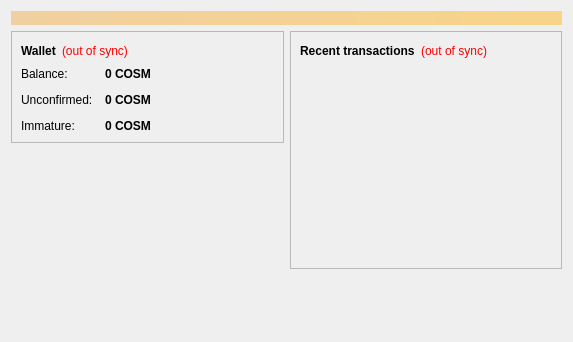
<?xml version="1.0" encoding="UTF-8"?>
<ui version="4.0">
 <class>OverviewPage</class>
 <widget class="QWidget" name="OverviewPage">
  <property name="geometry">
   <rect>
    <x>0</x>
    <y>0</y>
    <width>573</width>
    <height>342</height>
   </rect>
  </property>
  <property name="windowTitle">
   <string>Form</string>
  </property>
  <layout class="QVBoxLayout" name="topLayout">
   <item>
    <widget class="QLabel" name="labelAlerts">
     <property name="visible">
      <bool>false</bool>
     </property>
     <property name="styleSheet">
      <string notr="true">background-color: qlineargradient(x1: 0, y1: 0, x2: 1, y2: 0, stop:0 #F0D0A0, stop:1 #F8D488); color:#000000;</string>
     </property>
     <property name="wordWrap">
      <bool>true</bool>
     </property>
     <property name="margin">
      <number>3</number>
     </property>
    </widget>
   </item>
   <item>
    <layout class="QHBoxLayout" name="horizontalLayout" stretch="1,1">
     <item>
      <layout class="QVBoxLayout" name="verticalLayout_2">
       <item>
        <widget class="QFrame" name="frame">
         <property name="frameShape">
          <enum>QFrame::StyledPanel</enum>
         </property>
         <property name="frameShadow">
          <enum>QFrame::Raised</enum>
         </property>
         <layout class="QVBoxLayout" name="verticalLayout_4">
          <item>
           <layout class="QHBoxLayout" name="horizontalLayout_4">
            <item>
             <widget class="QLabel" name="label_5">
              <property name="font">
               <font>
                <weight>75</weight>
                <bold>true</bold>
               </font>
              </property>
              <property name="text">
               <string>Wallet</string>
              </property>
             </widget>
            </item>
            <item>
             <widget class="QLabel" name="labelWalletStatus">
              <property name="toolTip">
               <string>The displayed information may be out of date. Your wallet automatically synchronizes with the Cosmcoin network after a connection is established, but this process has not completed yet.</string>
              </property>
              <property name="styleSheet">
               <string notr="true">QLabel { color: red; }</string>
              </property>
              <property name="text">
               <string notr="true">(out of sync)</string>
              </property>
              <property name="alignment">
               <set>Qt::AlignLeading|Qt::AlignLeft|Qt::AlignVCenter</set>
              </property>
             </widget>
            </item>
            <item>
             <spacer name="horizontalSpacer_2">
              <property name="orientation">
               <enum>Qt::Horizontal</enum>
              </property>
              <property name="sizeHint" stdset="0">
               <size>
                <width>40</width>
                <height>20</height>
               </size>
              </property>
             </spacer>
            </item>
           </layout>
          </item>
          <item>
           <layout class="QFormLayout" name="formLayout_2">
            <property name="fieldGrowthPolicy">
             <enum>QFormLayout::AllNonFixedFieldsGrow</enum>
            </property>
            <property name="horizontalSpacing">
             <number>12</number>
            </property>
            <property name="verticalSpacing">
             <number>12</number>
            </property>
            <item row="0" column="0">
             <widget class="QLabel" name="label">
              <property name="text">
               <string>Balance:</string>
              </property>
             </widget>
            </item>
            <item row="0" column="1">
             <widget class="QLabel" name="labelBalance">
              <property name="font">
               <font>
                <weight>75</weight>
                <bold>true</bold>
               </font>
              </property>
              <property name="cursor">
               <cursorShape>IBeamCursor</cursorShape>
              </property>
              <property name="toolTip">
               <string>Your current balance</string>
              </property>
              <property name="text">
               <string notr="true">0 COSM</string>
              </property>
              <property name="textInteractionFlags">
               <set>Qt::LinksAccessibleByMouse|Qt::TextSelectableByKeyboard|Qt::TextSelectableByMouse</set>
              </property>
             </widget>
            </item>
            <item row="1" column="0">
             <widget class="QLabel" name="label_3">
              <property name="text">
               <string>Unconfirmed:</string>
              </property>
             </widget>
            </item>
            <item row="1" column="1">
             <widget class="QLabel" name="labelUnconfirmed">
              <property name="font">
               <font>
                <weight>75</weight>
                <bold>true</bold>
               </font>
              </property>
              <property name="cursor">
               <cursorShape>IBeamCursor</cursorShape>
              </property>
              <property name="toolTip">
               <string>Total of transactions that have yet to be confirmed, and do not yet count toward the current balance</string>
              </property>
              <property name="text">
               <string notr="true">0 COSM</string>
              </property>
              <property name="textInteractionFlags">
               <set>Qt::LinksAccessibleByMouse|Qt::TextSelectableByKeyboard|Qt::TextSelectableByMouse</set>
              </property>
             </widget>
            </item>
            <item row="2" column="0">
             <widget class="QLabel" name="labelImmatureText">
              <property name="text">
               <string>Immature:</string>
              </property>
             </widget>
            </item>
            <item row="2" column="1">
             <widget class="QLabel" name="labelImmature">
              <property name="font">
               <font>
                <weight>75</weight>
                <bold>true</bold>
               </font>
              </property>
              <property name="toolTip">
               <string>Mined balance that has not yet matured</string>
              </property>
              <property name="text">
               <string notr="true">0 COSM</string>
              </property>
              <property name="textInteractionFlags">
               <set>Qt::LinksAccessibleByMouse|Qt::TextSelectableByKeyboard|Qt::TextSelectableByMouse</set>
              </property>
             </widget>
            </item>
           </layout>
          </item>
         </layout>
        </widget>
       </item>
       <item>
        <spacer name="verticalSpacer">
         <property name="orientation">
          <enum>Qt::Vertical</enum>
         </property>
         <property name="sizeHint" stdset="0">
          <size>
           <width>20</width>
           <height>40</height>
          </size>
         </property>
        </spacer>
       </item>
      </layout>
     </item>
     <item>
      <layout class="QVBoxLayout" name="verticalLayout_3">
       <item>
        <widget class="QFrame" name="frame_2">
         <property name="frameShape">
          <enum>QFrame::StyledPanel</enum>
         </property>
         <property name="frameShadow">
          <enum>QFrame::Raised</enum>
         </property>
         <layout class="QVBoxLayout" name="verticalLayout">
          <item>
           <layout class="QHBoxLayout" name="horizontalLayout_2">
            <item>
             <widget class="QLabel" name="label_4">
              <property name="text">
               <string>&lt;b&gt;Recent transactions&lt;/b&gt;</string>
              </property>
             </widget>
            </item>
            <item>
             <widget class="QLabel" name="labelTransactionsStatus">
              <property name="toolTip">
               <string>The displayed information may be out of date. Your wallet automatically synchronizes with the Cosmcoin network after a connection is established, but this process has not completed yet.</string>
              </property>
              <property name="styleSheet">
               <string notr="true">QLabel { color: red; }</string>
              </property>
              <property name="text">
               <string notr="true">(out of sync)</string>
              </property>
              <property name="alignment">
               <set>Qt::AlignRight|Qt::AlignTrailing|Qt::AlignVCenter</set>
              </property>
             </widget>
            </item>
            <item>
             <spacer name="horizontalSpacer">
              <property name="orientation">
               <enum>Qt::Horizontal</enum>
              </property>
              <property name="sizeHint" stdset="0">
               <size>
                <width>40</width>
                <height>20</height>
               </size>
              </property>
             </spacer>
            </item>
           </layout>
          </item>
          <item>
           <widget class="QListView" name="listTransactions">
            <property name="styleSheet">
             <string notr="true">QListView { background: transparent; }</string>
            </property>
            <property name="frameShape">
             <enum>QFrame::NoFrame</enum>
            </property>
            <property name="verticalScrollBarPolicy">
             <enum>Qt::ScrollBarAlwaysOff</enum>
            </property>
            <property name="horizontalScrollBarPolicy">
             <enum>Qt::ScrollBarAlwaysOff</enum>
            </property>
            <property name="selectionMode">
             <enum>QAbstractItemView::NoSelection</enum>
            </property>
           </widget>
          </item>
         </layout>
        </widget>
       </item>
       <item>
        <spacer name="verticalSpacer_2">
         <property name="orientation">
          <enum>Qt::Vertical</enum>
         </property>
         <property name="sizeHint" stdset="0">
          <size>
           <width>20</width>
           <height>40</height>
          </size>
         </property>
        </spacer>
       </item>
      </layout>
     </item>
    </layout>
   </item>
  </layout>
 </widget>
 <resources/>
 <connections/>
</ui>
